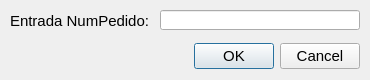
<?xml version="1.0" encoding="UTF-8"?>
<ui version="4.0">
 <class>Dialog</class>
 <widget class="QDialog" name="Dialog">
  <property name="geometry">
   <rect>
    <x>0</x>
    <y>0</y>
    <width>370</width>
    <height>80</height>
   </rect>
  </property>
  <property name="minimumSize">
   <size>
    <width>370</width>
    <height>80</height>
   </size>
  </property>
  <property name="maximumSize">
   <size>
    <width>370</width>
    <height>80</height>
   </size>
  </property>
  <property name="windowTitle">
   <string>Pronto</string>
  </property>
  <widget class="QDialogButtonBox" name="buttonBox">
   <property name="geometry">
    <rect>
     <x>5</x>
     <y>40</y>
     <width>355</width>
     <height>32</height>
    </rect>
   </property>
   <property name="font">
    <font>
     <family>Arial</family>
     <pointsize>11</pointsize>
    </font>
   </property>
   <property name="orientation">
    <enum>Qt::Horizontal</enum>
   </property>
   <property name="standardButtons">
    <set>QDialogButtonBox::Cancel|QDialogButtonBox::Ok</set>
   </property>
  </widget>
  <widget class="QLabel" name="label">
   <property name="geometry">
    <rect>
     <x>10</x>
     <y>10</y>
     <width>143</width>
     <height>21</height>
    </rect>
   </property>
   <property name="font">
    <font>
     <family>Arial</family>
     <pointsize>11</pointsize>
    </font>
   </property>
   <property name="text">
    <string>Entrada NumPedido:</string>
   </property>
  </widget>
  <widget class="QLineEdit" name="lineEdit">
   <property name="geometry">
    <rect>
     <x>160</x>
     <y>10</y>
     <width>200</width>
     <height>20</height>
    </rect>
   </property>
   <property name="font">
    <font>
     <family>Arial</family>
     <pointsize>11</pointsize>
    </font>
   </property>
  </widget>
 </widget>
 <resources/>
 <connections>
  <connection>
   <sender>buttonBox</sender>
   <signal>accepted()</signal>
   <receiver>Dialog</receiver>
   <slot>accept()</slot>
   <hints>
    <hint type="sourcelabel">
     <x>248</x>
     <y>254</y>
    </hint>
    <hint type="destinationlabel">
     <x>157</x>
     <y>274</y>
    </hint>
   </hints>
  </connection>
  <connection>
   <sender>buttonBox</sender>
   <signal>rejected()</signal>
   <receiver>Dialog</receiver>
   <slot>reject()</slot>
   <hints>
    <hint type="sourcelabel">
     <x>316</x>
     <y>260</y>
    </hint>
    <hint type="destinationlabel">
     <x>286</x>
     <y>274</y>
    </hint>
   </hints>
  </connection>
 </connections>
</ui>
